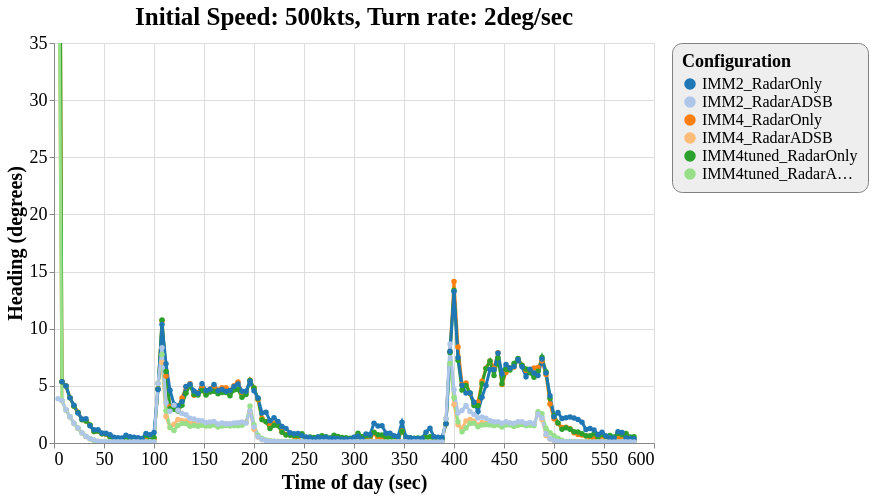

The Vega-Lite source for this figure:
### Vega-Lite specification from a JSON file in a GitHub repository (floating-point values rounded to 4 significant figures; data arrays with more than 128 entries replaced by an {"elided": "..."} marker saying what was removed)
{"config": {"view": {"continuousWidth": 600, "continuousHeight": 400}, "axisX": {"labelFontSize": 18, "titleFontSize": 20}, "axisY": {"labelFontSize": 18, "titleFontSize": 20}, "font": "Times New Roman", "legend": {"cornerRadius": 10, "fillColor": "#EEEEEE", "labelFontSize": 16, "padding": 10, "strokeColor": "gray", "titleFontSize": 18}, "title": {"fontSize": 25}}, "data": {"name": "data-4236564970a2306d68346947fa0c399b"}, "mark": {"type": "line", "point": true, "strokeWidth": 3}, "encoding": {"color": {"type": "ordinal", "field": "config", "scale": {"scheme": "category20"}, "sort": ["IMM2_RadarOnly", "IMM2_RadarADSB", "IMM4_RadarOnly", "IMM4_RadarADSB", "IMM4tuned_RadarOnly", "IMM4tuned_RadarADSB"], "title": "Configuration"}, "x": {"type": "quantitative", "field": "time", "title": "Time of day (sec)"}, "y": {"type": "quantitative", "field": "rmse_hdg", "scale": {"domain": [0, 35], "zero": false}, "title": "Heading (degrees)"}}, "selection": {"selector050": {"type": "interval", "bind": "scales", "encodings": ["x", "y"]}}, "title": "Initial Speed: 500kts, Turn rate: 2deg/sec", "$schema": "https://vega.github.io/schema/vega-lite/v4.8.1.json", "datasets": {"data-4236564970a2306d68346947fa0c399b": {"elided": "869 records"}}}
